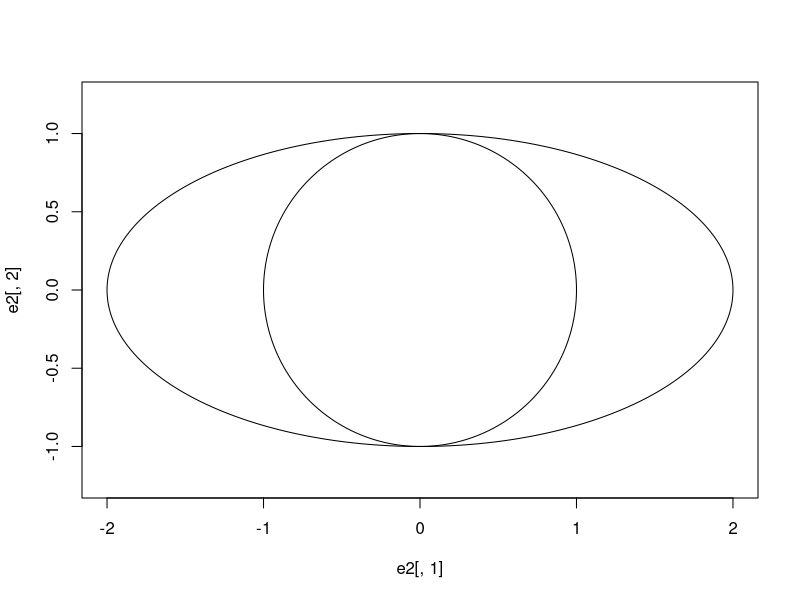
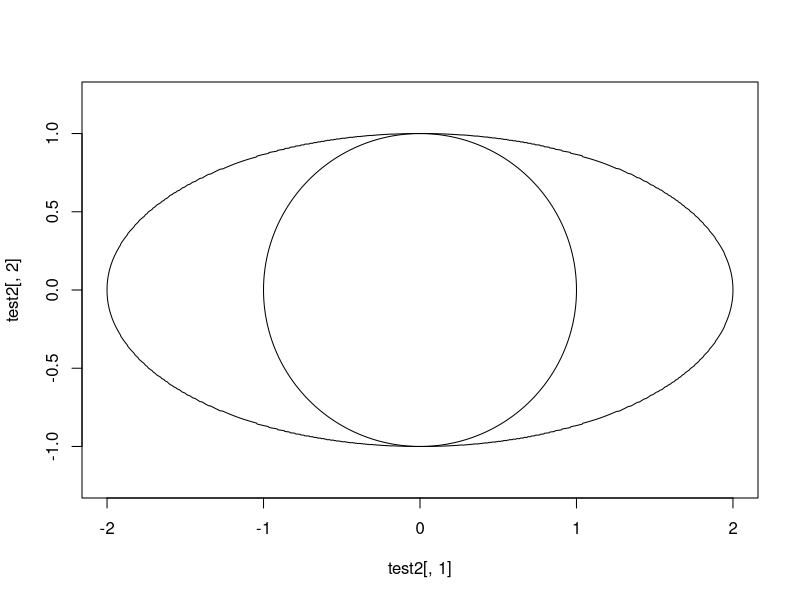
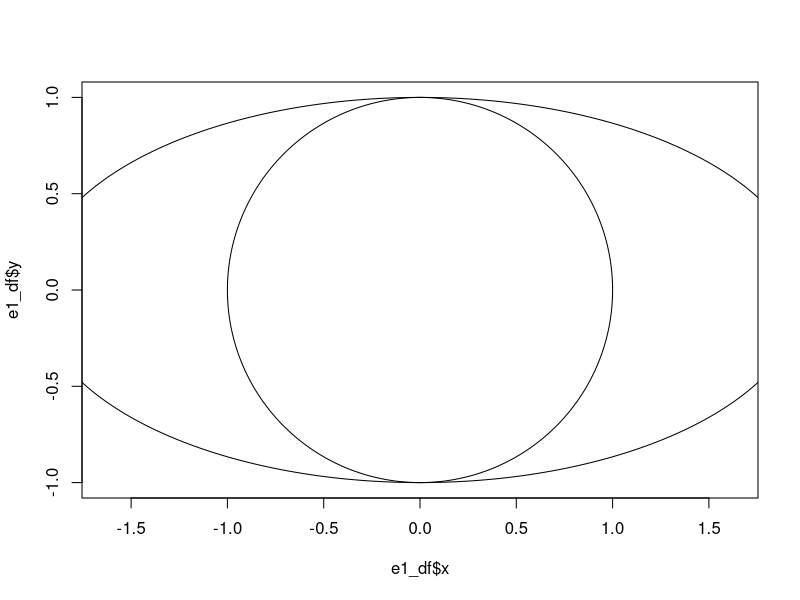
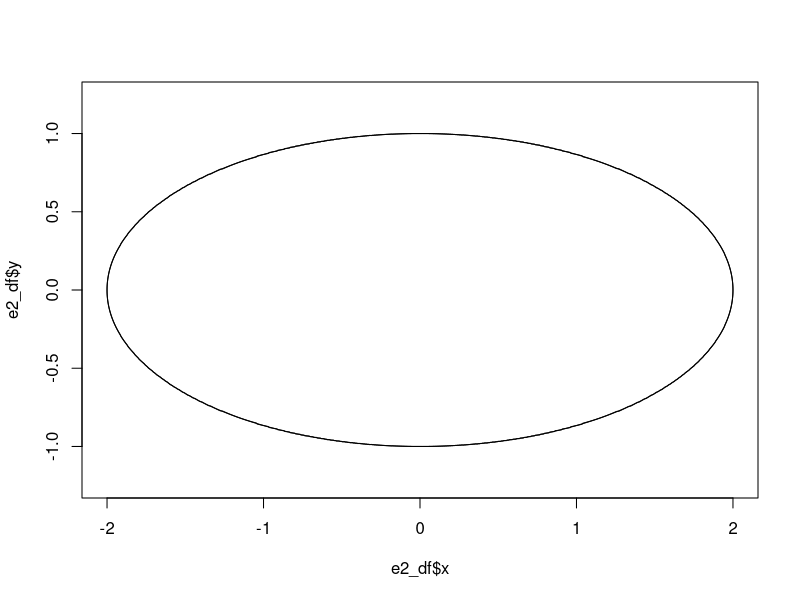
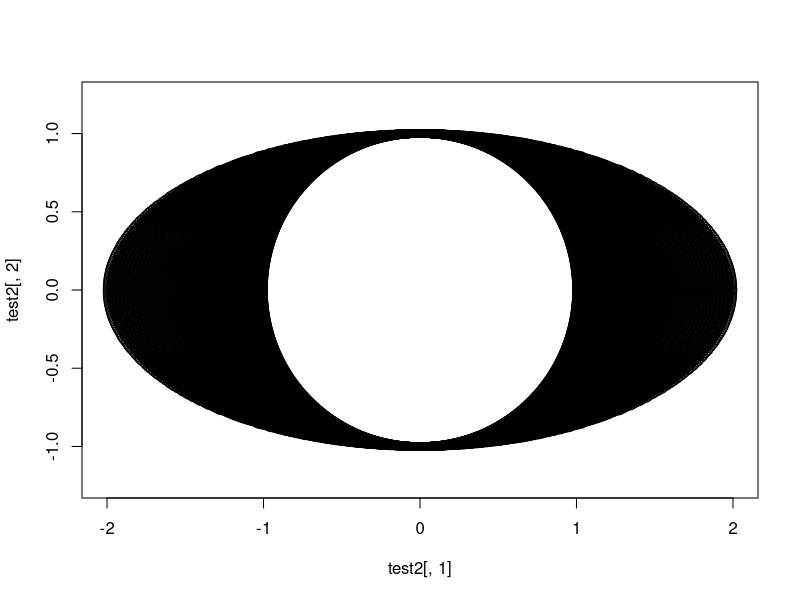
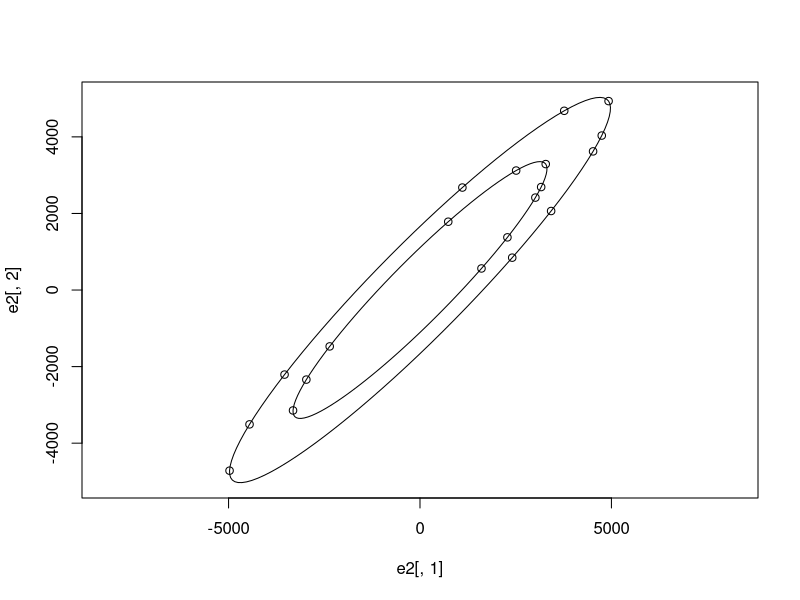
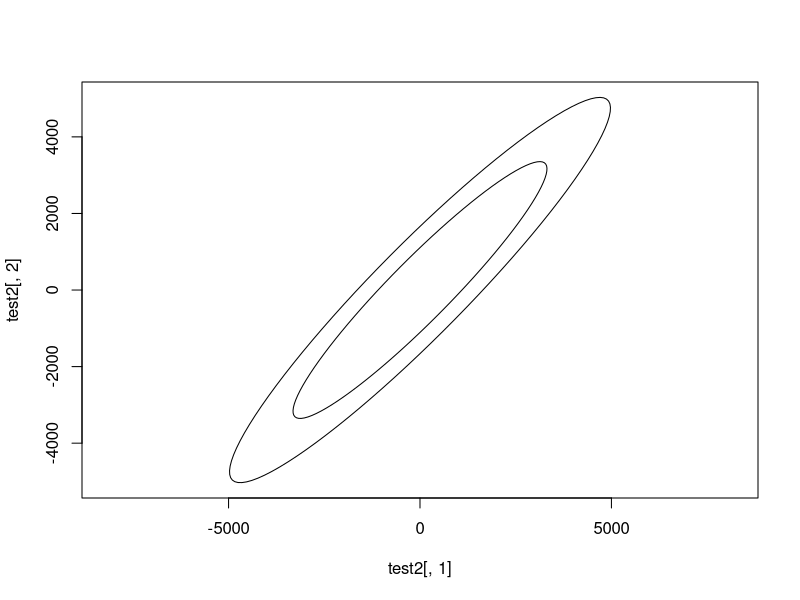
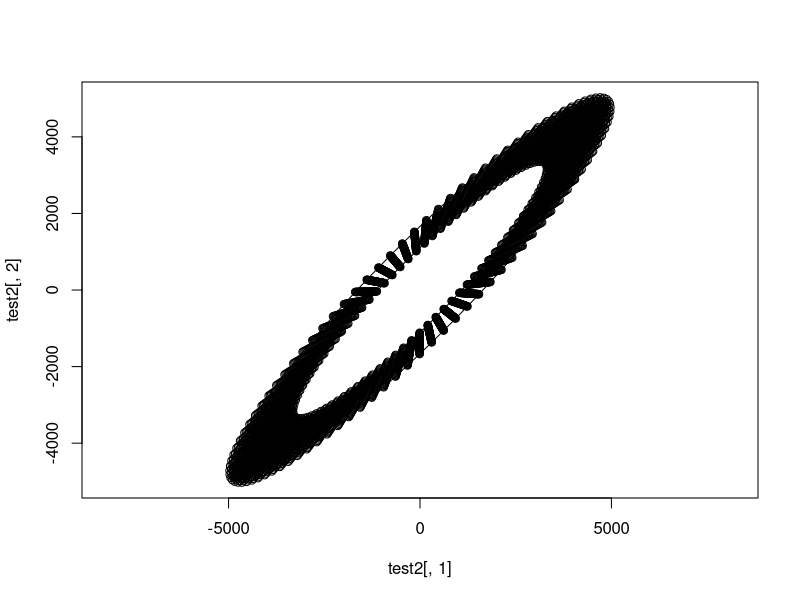

R code for these plots, in order:
library(optparse)
library(mvtnorm)

get_ball_mesh <- function(m) {
  w <- seq(0, 2 * pi, length.out = m)
  cbind(cos(w), sin(w))
}

sqrtmat <- function(sigma) {
  eigenval <- eigen(sigma)$values
  if (any(eigenval <= 0) || any(sigma != t(sigma))) {
    rlang::abort("`sigma` must be a symmetric positive definite matrix.")
  }
  eigenvec <- eigen(sigma)$vectors
  eigenvec %*% diag(eigenval^0.5) %*% t(eigenvec)
}

tdist_extreme_region <- function(mu, sigma, gamma, p, m) {
  w <- get_ball_mesh(m)
  lambda <- sqrtmat(2 * stats::qf(1 - p, 2, 1 / gamma) * sigma)
  sweep(w %*% t(lambda), 2, mu, "+")
}

ellipse_region <- function(mu, sigma, m) {
  w <- get_ball_mesh(m)
  lambda <- sqrtmat(sigma)
  sweep(w %*% t(lambda), 2, mu, "+")
}

compute_error <- function(r, r_hat, theta, m2, f) {
  m1 <- length(theta)
  res <- 0
  coord <- matrix(NA, ncol = 2, nrow = m1 * m2)
  
  for (i in 1:m1) {
    r_seq <- seq(min(r_hat[i], r[i]), max(r_hat[i], r[i]), length.out = m2)
    x <- r_seq * cos(theta[i])
    y <- r_seq * sin(theta[i])
    coord[((i-1)*m2+1):(i*m2),] <- cbind(x,y)
    resi <- 0
    for (j in 1:m2) {
      resi <- resi + f(c(x[j], y[j])) * r_seq[j]
    }
    res <- res + abs(r[i] - r_hat[i]) * resi
  }
  list(res = 2 * pi / (m1 * m2) * res, coord = coord)
}

###################### TEST AREA ####################

m <- 1000
mu <- rep(0, 2)
sigma1 <- matrix(c(1, 0, 0, 1), byrow = TRUE, ncol = 2)
sigma2 <- matrix(c(4, 0, 0, 1), byrow = TRUE, ncol = 2)

e1 <- ellipse_region(mu, sigma1, m)
e2 <- ellipse_region(mu, sigma2, m)

plot(e2[, 1], e2[, 2], type = "l", asp = 1)
points(e1[, 1], e1[, 2], type = "l")

# Real area
a_real <- pi * 2 - pi

# Radius
r_e1 <- apply(e1, 1, norm, type = "2")
r_e2 <- apply(e2, 1, norm, type = "2")

# Angle
theta_e1 <- rep(NA, m)
theta_e2 <- rep(NA, m)

e11 <- sweep(e1, 1, r_e1, "/")
e22 <- sweep(e2, 1, r_e2, "/")

for (i in 1:m) {
  #theta_e1[i] <- acos(e1[i, 1] / r_e1[i])
  #if (e1[i, 2] < 0) {
  #  theta_e1[i] <- 2 * pi - theta_e1[i]
  #}
  
  theta_e1[i] <- acos(e11[i, 1])
  if (e11[i, 2] < 0) {
    theta_e1[i] <- 2 * pi - theta_e1[i]
  }
  
  # theta_e2[i] <- acos(e2[i, 1] / r_e2[i])
  # if (e2[i, 2] < 0) {
  #   theta_e2[i] <- 2 * pi - theta_e2[i]
  # }
  
  theta_e2[i] <- acos(e22[i, 1])
  if (e22[i, 2] < 0) {
    theta_e2[i] <- 2 * pi - theta_e2[i]
  }
}

e1_df <- data.frame(x = e1[, 1], y = e1[, 2], r = r_e1, theta = theta_e1)
e2_df <- data.frame(x = e2[, 1], y = e2[, 2], r = r_e2, theta = theta_e2)

ind <- apply(e11 %*% t(e22), 1, which.max)
#ind2 <- apply(e1 %*% t(e2), 1, which.max)

e2_df <- e2_df[ind, ]

# Test that angle is calculated correctly
test1 <- e1_df$r * cbind(cos(e1_df$theta), sin(e1_df$theta))
test2 <- e2_df$r * cbind(cos(e1_df$theta), sin(e1_df$theta))

plot(test2[, 1], test2[, 2], type = "l", asp = 1)
points(test1[, 1], test1[, 2], type = "l")

plot(e1_df$x, e1_df$y, type = "l", asp = 1)
points(e2_df$x, e2_df$y, type = "l")

plot(e2_df$x, e2_df$y, type = "l", asp = 1)
points(test2[, 1], test2[, 2], type = "l")

f <- function(x) {
  1
}

comp <- compute_error(e1_df$r, e2_df$r, e1_df$theta, 40, f)
xy <- comp$coord

plot(test2[, 1], test2[, 2], type = "l", asp = 1)
points(test1[, 1], test1[, 2], type = "l")
points(xy[,1], xy[,2], pch = 21)

a_real
comp$res

#################### TEST DENS ######################
# Test the function
m <- 100
mu <- rep(0, 2)
sigma <- diag(2)
sigma <- matrix(c(11, 10.5, 10.5, 11.25), byrow = TRUE, ncol = 2)
gamma <- 1
p <- c(1 / 1000, 1 / 1500)

e1 <- tdist_extreme_region(mu, sigma, gamma, p[1], m)
e2 <- tdist_extreme_region(mu, sigma, gamma, p[2], m)

ind <- sample(1:m, 10, replace = FALSE)
plot(e2[, 1], e2[, 2], type = "l", asp = 1)
points(e1[, 1], e1[, 2], type = "l")

points(e2[ind, 1], e2[ind, 2], pch = 21)
points(e1[ind, 1], e1[ind, 2], pch = 21)

# Real prob mass
p_diff_real <- (1 - p[2]) - (1 - p[1])

# Radius
r_e1 <- apply(e1, 1, norm, type = "2")
r_e2 <- apply(e2, 1, norm, type = "2")

# Angle
theta_e1 <- rep(NA, m)
theta_e2 <- rep(NA, m)

e11 <- sweep(e1, 1, r_e1, "/")
e22 <- sweep(e2, 1, r_e2, "/")

for (i in 1:m) {
  #theta_e1[i] <- acos(e1[i, 1] / r_e1[i])
  #if (e1[i, 2] < 0) {
  #  theta_e1[i] <- 2 * pi - theta_e1[i]
  #}
  
  theta_e1[i] <- acos(e11[i, 1])
  if (e11[i, 2] < 0) {
   theta_e1[i] <- 2 * pi - theta_e1[i]
  }
  
  theta_e2[i] <- acos(e2[i, 1] / r_e2[i])
  if (e2[i, 2] < 0) {
    theta_e2[i] <- 2 * pi - theta_e2[i]
  }
}

test1 <- r_e1 * cbind(cos(theta_e2), sin(theta_e2))
test2 <- r_e2 * cbind(cos(theta_e2), sin(theta_e2))
plot(test2[, 1], test2[, 2], type = "l", asp = 1)
points(test1[, 1], test1[, 2], type = "l")

f <- function(x) {
  dmvt(x, mu, sigma, df = 1 / gamma, log = FALSE)
}

comp <- compute_error(r_e1, r_e2, theta_e1, 40, f)
xy <- comp$coord

plot(test2[, 1], test2[, 2], type = "l", asp = 1)
points(test1[, 1], test1[, 2], type = "l")
points(xy[,1], xy[,2], pch = 21)

p_diff_real
comp$res
